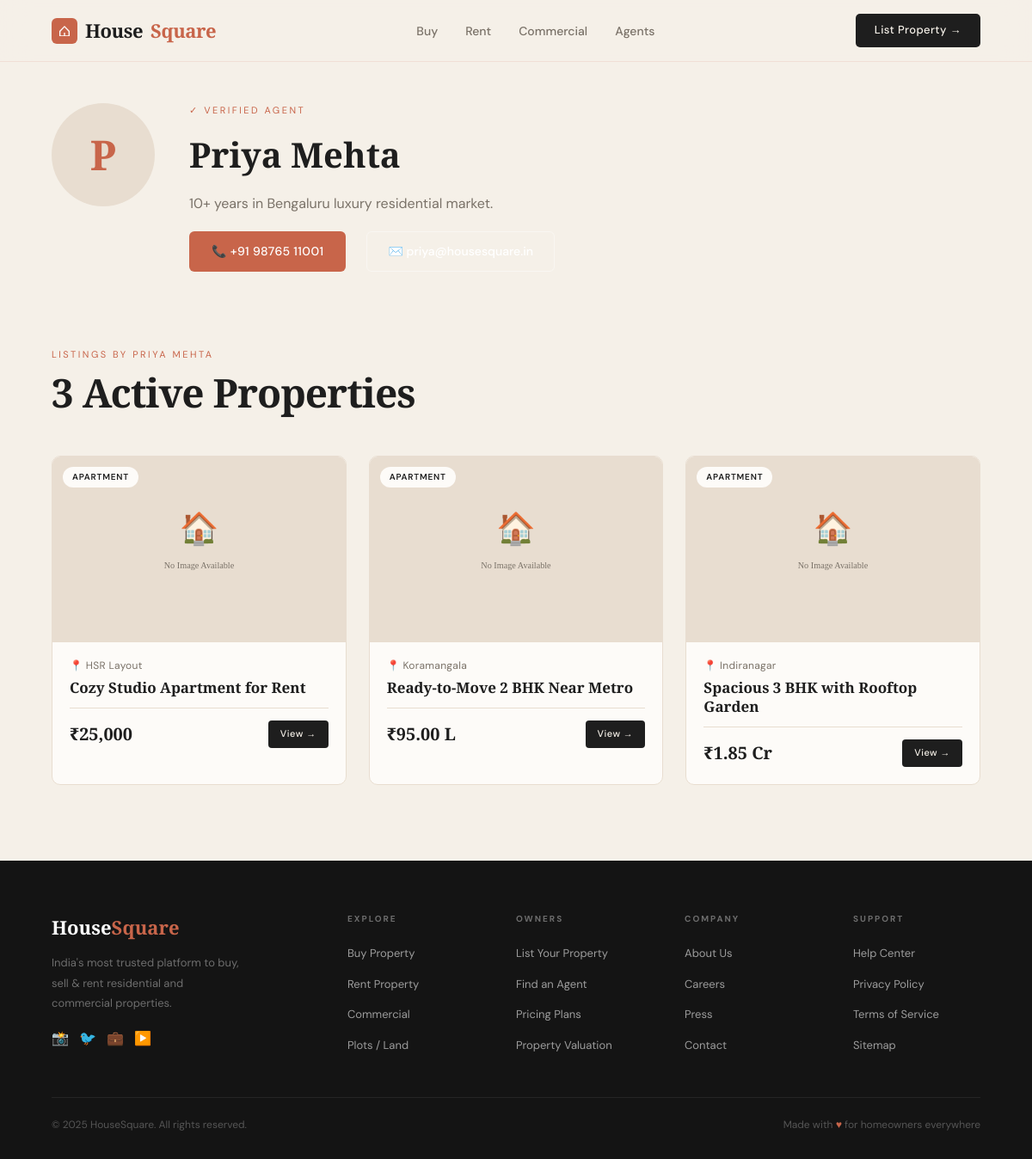
/agents/1/, run on the app's committed database.
### listings/models.py (models this page shows, shortened)
class Agent(models.Model):
    name        = models.CharField(max_length=120)
    phone       = models.CharField(max_length=20)
    email       = models.EmailField()
    photo       = models.ImageField(upload_to='agents/', blank=True, null=True)
    bio         = models.TextField(blank=True)
    verified    = models.BooleanField(default=False)
    listings_count = models.PositiveIntegerField(default=0)
    created_at  = models.DateTimeField(auto_now_add=True)

class Property(models.Model):
    PROPERTY_TYPES = [
        ('apartment', 'Apartment'),
        ('villa',     'Villa'),
        ('plot',      'Plot / Land'),
        ('penthouse', 'Penthouse'),
        ('commercial','Commercial'),
        ('office',    'Office Space'),
        ('shop',      'Shop / Showroom'),
        ('warehouse', 'Warehouse'),
    ]
    LISTING_PURPOSE = [
        ('sale',  'For Sale'),
        ('rent',  'For Rent'),
        ('lease', 'For Lease'),
    ]
    STATUS_CHOICES = [
        ('available',  'Available'),
        ('under_offer','Under Offer'),
        ('sold',       'Sold'),
        ('rented',     'Rented'),
    ]
    FURNISHING = [
        ('unfurnished',       'Unfurnished'),
        ('semi_furnished',    'Semi-Furnished'),
        ('fully_furnished',   'Fully Furnished'),
    ]
    FACING = [
        ('north', 'North'),
        ('south', 'South'),
        ('east',  'East'),
        ('west',  'West'),
        ('ne',    'North-East'),
        ('nw',    'North-West'),
        ('se',    'South-East'),
        ('sw',    'South-West'),
    ]
    id             = models.UUIDField(primary_key=True, default=uuid.uuid4, editable=False)
    title          = models.CharField(max_length=200)
    slug           = models.SlugField(max_length=220, unique=True, blank=True)
    description    = models.TextField()
    property_type  = models.CharField(max_length=20, choices=PROPERTY_TYPES)
    purpose        = models.CharField(max_length=10, choices=LISTING_PURPOSE, default='sale')
    status         = models.CharField(max_length=15, choices=STATUS_CHOICES, default='available')
    address        = models.CharField(max_length=300)
    locality       = models.CharField(max_length=150)
    city           = models.ForeignKey(City, on_delete=models.SET_NULL, null=True)
    pincode        = models.CharField(max_length=10, blank=True)
    latitude       = models.DecimalField(max_digits=9, decimal_places=6, null=True, blank=True)
    longitude      = models.DecimalField(max_digits=9, decimal_places=6, null=True, blank=True)
    price          = models.DecimalField(max_digits=14, decimal_places=2)
    price_negotiable = models.BooleanField(default=False)
    maintenance_charges = models.DecimalField(max_digits=8, decimal_places=2, null=True, blank=True)
    bedrooms       = models.PositiveSmallIntegerField(null=True, blank=True)
    bathrooms      = models.PositiveSmallIntegerField(null=True, blank=True)
    balconies      = models.PositiveSmallIntegerField(null=True, blank=True)
    parking_spots  = models.PositiveSmallIntegerField(default=0)
    floor_number   = models.PositiveSmallIntegerField(null=True, blank=True)
    total_floors   = models.PositiveSmallIntegerField(null=True, blank=True)
    built_up_area  = models.DecimalField(max_digits=10, decimal_places=2, help_text='sqft')
    carpet_area    = models.DecimalField(max_digits=10, decimal_places=2, null=True, blank=True, help_text='sqft')
    plot_area      = models.DecimalField(max_digits=10, decimal_places=2, null=True, blank=True, help_text='sqft')
    furnishing     = models.CharField(max_length=20, choices=FURNISHING, default='unfurnished')
    facing         = models.CharField(max_length=5, choices=FACING, blank=True)
    age_of_property= models.PositiveSmallIntegerField(null=True, blank=True, help_text='years')
    has_gym        = models.BooleanField(default=False)
    has_pool       = models.BooleanField(default=False)
    has_security   = models.BooleanField(default=False)
    has_lift       = models.BooleanField(default=False)
    has_garden     = models.BooleanField(default=False)
    has_clubhouse  = models.BooleanField(default=False)
    has_power_backup = models.BooleanField(default=False)
    pet_friendly   = models.BooleanField(default=False)
    cover_image    = models.ImageField(upload_to='properties/', blank=True, null=True)
    agent          = models.ForeignKey(Agent, on_delete=models.SET_NULL, null=True, blank=True, related_name='properties')
    owner_name     = models.CharField(max_length=120, blank=True)
    owner_phone    = models.CharField(max_length=20, blank=True)
    owner_email    = models.EmailField(blank=True)
    is_featured    = models.BooleanField(default=False)
    is_verified    = models.BooleanField(default=False)
    views_count    = models.PositiveIntegerField(default=0)
    created_at     = models.DateTimeField(auto_now_add=True)
    updated_at     = models.DateTimeField(auto_now=True)
    class Meta:
        verbose_name_plural = "Properties"
        ordering = ['-created_at']
    def get_absolute_url(self):
        return reverse('listings:detail', kwargs={'slug': self.slug})
    @property
    def formatted_price(self):
        price = float(self.price)
        if price >= 10_000_000:
            return f"₹{price/10_000_000:.2f} Cr"
        elif price >= 100_000:
            return f"₹{price/100_000:.2f} L"
        else:
            return f"₹{price:,.0f}"

### listings/views.py (the view)
# urls.py: path('agents/<int:pk>/',    views.agent_detail,   name='agent_detail'),
def agent_detail(request, pk):
    agent      = get_object_or_404(Agent, pk=pk)
    properties = Property.objects.filter(agent=agent, status='available')
    return render(request, 'listings/agent_detail.html', {
        'agent':      agent,
        'properties': properties,
    })

### templates/listings/agent_detail.html (shortened to what this page needs)
{% extends 'base.html' %}
{% load static %}
{% block content %}
<section class="section" style="padding-top:120px">
  <div class="agent-detail-header">
    <div class="agent-photo-xl">
      {% if agent.photo %}<img src="{{ agent.photo.url }}" alt="{{ agent.name }}">
      {% else %}<div class="agent-initials-xl">{{ agent.name|first }}</div>{% endif %}
    </div>
    <div>
      {% if agent.verified %}<div class="section-tag">✓ Verified Agent</div>{% endif %}
      <h1 style="font-family:'Playfair Display',serif; font-size:40px; font-weight:900;">{{ agent.name }}</h1>
      <p style="color:var(--warm-gray); margin-top:12px;">{{ agent.bio }}</p>
      <div style="display:flex; gap:24px; margin-top:20px; flex-wrap:wrap;">
        <a href="tel:{{ agent.phone }}" class="btn-primary">📞 {{ agent.phone }}</a>
        <a href="mailto:{{ agent.email }}" class="btn-outline">✉️ {{ agent.email }}</a>
      </div>
    </div>
  </div>
</section>
{% if properties %}
<section class="section" style="padding-top:0">
  <div class="section-header">
    <div>
      <div class="section-tag">Listings by {{ agent.name }}</div>
      <h2 class="section-title">{{ properties.count }} Active Propert{{ properties.count|pluralize:"y,ies" }}</h2>
    </div>
  </div>
  <div class="listings-grid">
    {% for prop in properties %}
    <div class="listing-card">
      <a href="{{ prop.get_absolute_url }}" class="card-link">
        <div class="card-img">
          {% if prop.cover_image %}<img src="{{ prop.cover_image.url }}" alt="{{ prop.title }}" loading="lazy">
          {% else %}<img src="{% static 'assets/images/placeholder.svg' %}" alt="{{ prop.title }}" loading="lazy">{% endif %}
          <span class="card-type-badge">{{ prop.get_property_type_display }}</span>
        </div>
        <div class="card-body">
          <div class="card-address">📍 {{ prop.locality }}</div>
          <div class="card-title">{{ prop.title }}</div>
          <div class="card-footer">
            <div class="card-price-tag">{{ prop.formatted_price }}</div>
            <span class="card-btn">View →</span>
          </div>
        </div>
      </a>
    </div>
    {% endfor %}
  </div>
</section>
{% endif %}
{% endblock %}

### static/css/style.css (style rules this page uses)
:root { --cream: #F5F0E8; --sand: #E8DDD0; --terracotta: #C8654A; --rust: #A84832; --charcoal: #1E1E1E; --warm-gray: #7A7268; --gold: #C9A84C; --white: #FDFBF8; --shadow-sm: 0 4px 20px rgba(30,30,30,0.06); --shadow-md: 0 12px 40px rgba(30,30,30,0.10); --shadow-lg: 0 24px 60px rgba(30,30,30,0.14); --radius: 10px; --nav-h: 72px; }
*, *::before, *::after { box-sizing: border-box; margin: 0; padding: 0; }
html { scroll-behavior: smooth; }
body { font-family: 'DM Sans', sans-serif; background: var(--cream); color: var(--charcoal); overflow-x: hidden; line-height: 1.6; }
img { display: block; max-width: 100%; }
a { color: inherit; }
.section { padding: 88px 60px; }
.section-header { display:flex; align-items:flex-end; justify-content:space-between; margin-bottom:48px; }
.section-tag { font-size:11px; letter-spacing:2.5px; text-transform:uppercase; color:var(--terracotta); margin-bottom:10px; }
.section-title { font-family:'Playfair Display',serif; font-size:clamp(32px,4vw,46px); font-weight:700; line-height:1.1; letter-spacing:-1px; }
.listings-grid { display:grid; grid-template-columns:repeat(3,1fr); gap:26px; }
.listing-card { background:var(--white); border-radius:var(--radius); overflow:hidden; border:1px solid var(--sand); transition:transform 0.3s, box-shadow 0.3s; animation: cardReveal 0.6s both; }
.card-link { text-decoration:none; color:inherit; display:block; }
.card-img { height:216px; overflow:hidden; position:relative; }
.card-img img { width:100%; height:100%; object-fit:cover; transition:transform 0.5s; }
.card-type-badge { position:absolute; top:12px; left:12px; background:var(--white); color:var(--charcoal); font-size:10px; font-weight:600; letter-spacing:0.8px; text-transform:uppercase; padding:4px 11px; border-radius:20px; }
.card-body { padding: 18px 20px 20px; }
.card-address { font-size:12px; color:var(--warm-gray); margin-bottom:5px; letter-spacing:0.3px; }
.card-title { font-family:'Playfair Display',serif; font-size:17px; font-weight:700; line-height:1.3; margin-bottom:12px; }
.card-footer { display:flex; align-items:center; justify-content:space-between; padding-top:14px; border-top:1px solid var(--sand); }
.card-price-tag { font-family:'Playfair Display',serif; font-size:20px; font-weight:700; }
.card-btn { background:var(--charcoal); color:var(--cream); font-size:11px; font-weight:500; letter-spacing:0.5px; padding:7px 14px; border-radius:4px; text-decoration:none; transition:background 0.2s; }
.agent-detail-header { display:flex; gap:40px; align-items:flex-start; }
.agent-photo-xl { width:120px; height:120px; border-radius:50%; overflow:hidden; flex-shrink:0; background:var(--sand); }
.agent-initials-xl { width:100%; height:100%; display:flex; align-items:center; justify-content:center; font-family:'Playfair Display',serif; font-size:48px; font-weight:700; color:var(--terracotta); }
.btn-primary { background:var(--terracotta); color:white; padding:12px 26px; border-radius:6px; text-decoration:none; font-size:14px; font-weight:500; letter-spacing:0.4px; display:inline-block; transition:background 0.2s; }
.btn-outline { border:1.5px solid rgba(255,255,255,0.4); color:white; padding:11px 24px; border-radius:6px; text-decoration:none; font-size:14px; font-weight:500; transition:all 0.2s; display:inline-block; }

### data on the page
Agent: name|first "P", name "Priya Mehta", bio "10+ years in Bengaluru luxury residential market.", phone "+91 98765 11001", name "PRIYA MEHTA"
Property: property_type "APARTMENT", locality "HSR Layout", title "Cozy Studio Apartment for Rent", formatted_price "₹25,000"
Property: property_type "APARTMENT", locality "Koramangala", title "Ready-to-Move 2 BHK Near Metro", formatted_price "₹95.00 L"
Property: property_type "APARTMENT", locality "Indiranagar", title "Spacious 3 BHK with Rooftop Garden", formatted_price "₹1.85 Cr"

### other printed values
{{ properties.count }} "3"
